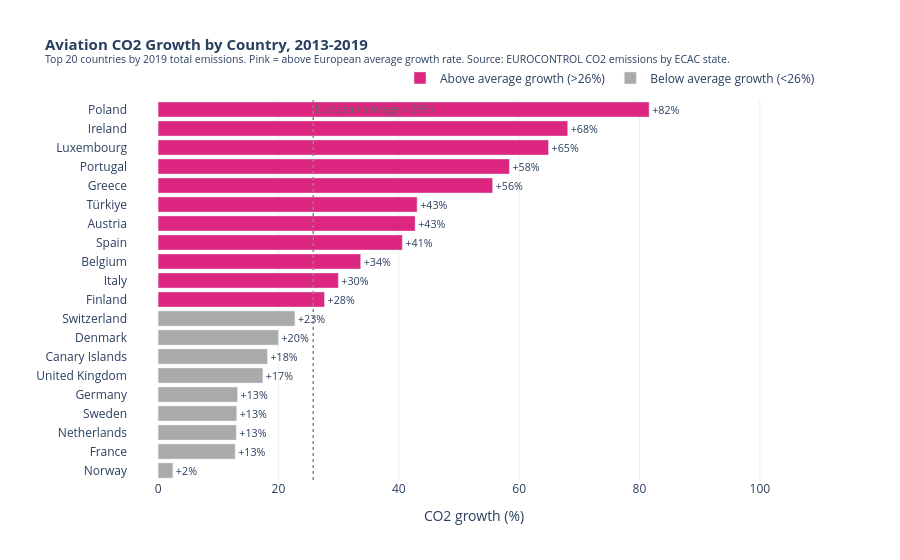

Notebook code for this chart:
### Markdown cell above
**Figure 5 - European Aviation CO2: Total and Per Flight, 2010-2025.** The top panel shows total European aviation CO2 year by year as bars. The growth from 163 million tonnes in 2010 to 211 million tonnes in 2019 is visible as a steady climb. Excluding COVID, there is a general upwards trend in the total CO2 output.

The bottom panel is where the story gets more complicated. CO2 per flight movement, shown as a purple line, did not go down. It went from about 19.3 tonnes per departure in 2010 to around 22 tonnes in 2019, and kept rising to 22.8 tonnes by 2025. The Airbus A320neo and Boeing 737 MAX, introduced progressively through this period, burn significantly less fuel per seat than the aircraft they replaced, roughly 15-20% less according to manufacturer data (Peeters et al., 2016). So why did per-flight emissions rise anyway?

Part of the answer is that aircraft got larger on average, meaning more seats and therefore more total fuel per movement even at better efficiency per seat. Part of it is that average route lengths crept upward as airlines added more international destinations. Another part of it is specific to LCCs: the short domestic and European routes they specialise in are the least efficient kind of flying per kilometre. The fuel burned during take-off and climb is roughly the same regardless of whether the flight continues for an hour or four hours. A Ryanair service from London Stansted to Dublin burns almost as much fuel as one to Rome, but covers less than a third of the distance. High frequency on short routes is exactly the operating pattern that keeps CO2 per kilometre high.

The overall conclusion is unambiguous: no decoupling between volume and emissions was happening during the period of LCC growth. Technology improved, but total emissions rose anyway (Lee et al., 2021).

### Argument 2.3 - The countries with the most LCC flight activity grew fastest in both passengers and CO2

The final chart connects both perspectives geographically. It shows how aviation CO2 grew between 2013 and 2019 for the twenty largest emitting states in Europe. By placing this alongside Figure 3, the countries with the highest LCC flight activity can be seen to have grown fastest in both passenger numbers and emissions simultaneously.

### Code cell
# Build country-level CO2 for 2013 and 2019
co2_country = (
    co2_clean[co2_clean['YEAR'].isin([2013, 2019])]
    .groupby(['STATE_NAME', 'YEAR'], as_index=False)['CO2_QTY_TONNES']
    .sum()
)
co2_piv = co2_country.pivot(index='STATE_NAME', columns='YEAR', values='CO2_QTY_TONNES').reset_index()
co2_piv.columns = ['country', 'co2_2013', 'co2_2019']
co2_piv.dropna(inplace=True)
co2_piv['growth_pct'] = (co2_piv['co2_2019'] / co2_piv['co2_2013'] - 1) * 100
co2_piv['co2_2019_Mt'] = co2_piv['co2_2019'] / 1e6

# Keep top 20 by 2019 absolute emissions and sort by growth %
top20 = co2_piv.nlargest(20, 'co2_2019_Mt').sort_values('growth_pct', ascending=True)

# Colour: above European average growth = pink (CO2 colour), below = grey
eu_avg_growth = (co2_piv['co2_2019'].sum() / co2_piv['co2_2013'].sum() - 1) * 100
bar_colors = [COL_CO2 if g >= eu_avg_growth else COL_GREY for g in top20['growth_pct']]

fig6 = go.Figure()

fig6.add_trace(go.Bar(
    x=top20['growth_pct'],
    y=top20['country'].str.title(),
    orientation='h',
    marker_color=bar_colors,
    text=[f'+{v:.0f}%' if v >= 0 else f'{v:.0f}%' for v in top20['growth_pct']],
    textposition='outside',
    hovertemplate=(
        '<b>%{y}</b><br>'
        'CO2 growth 2013-2019: %{x:.1f}%<extra></extra>'
    ),
    cliponaxis=False,
    showlegend=False,
    name=''
))

fig6.add_vline(
    x=eu_avg_growth, line_dash='dot', line_color='#888888', line_width=1.5,
    annotation_text=f'European average (+{eu_avg_growth:.0f}%)',
    annotation_position='top right',
    annotation_font=dict(size=10, color='#666666')
)

# Dummy traces for legend
fig6.add_trace(go.Bar(
    x=[None], y=[None], orientation='h',
    marker_color=COL_CO2,
    name=f'Above average growth (>{eu_avg_growth:.0f}%)'
))
fig6.add_trace(go.Bar(
    x=[None], y=[None], orientation='h',
    marker_color=COL_GREY,
    name=f'Below average growth (<{eu_avg_growth:.0f}%)'
))

fig6.update_layout(
    title=dict(
        text=(
            '<b>Aviation CO2 Growth by Country, 2013-2019</b><br>'
            '<sup>Top 20 countries by 2019 total emissions. '
            'Pink = above European average growth rate. '
            'Source: EUROCONTROL CO2 emissions by ECAC state.</sup>'
        ),
        font=dict(size=15)
    ),
    xaxis=dict(
        title='CO2 growth (%)',
        showgrid=True, gridcolor=COL_GRID,
        range=[-5, 110]
    ),
    yaxis=dict(title='', automargin=True),
    height=560,
    plot_bgcolor='white',
    paper_bgcolor='white',
    margin=dict(r=80),
    legend=dict(orientation='h', yanchor='bottom', y=1.02, xanchor='right', x=1)
)
fig6.show()

print(f"European average CO2 growth 2013-2019: +{eu_avg_growth:.1f}%")
above = top20[top20['growth_pct'] >= eu_avg_growth]['country'].tolist()
print(f"Countries above average: {above}")

### Figure 1 — Plotly figure (JSON) as saved in the notebook; plotly's stock layout.template omitted (floating-point values rounded to 4 significant figures)
{"data": [{"cliponaxis": false, "hovertemplate": "<b>%{y}</b><br>CO2 growth 2013-2019: %{x:.1f}%<extra></extra>", "marker": {"color": ["#AAAAAA", "#AAAAAA", "#AAAAAA", "#AAAAAA", "#AAAAAA", "#AAAAAA", "#AAAAAA", "#AAAAAA", "#AAAAAA", "#DC267F", "#DC267F", "#DC267F", "#DC267F", "#DC267F", "#DC267F", "#DC267F", "#DC267F", "#DC267F", "#DC267F", "#DC267F"]}, "name": "", "orientation": "h", "showlegend": false, "text": ["+2%", "+13%", "+13%", "+13%", "+13%", "+17%", "+18%", "+20%", "+23%", "+28%", "+30%", "+34%", "+41%", "+43%", "+43%", "+56%", "+58%", "+65%", "+68%", "+82%"], "textposition": "outside", "type": "bar", "x": [2.455, 12.81, 13.0, 13.06, 13.2, 17.4, 18.17, 20.01, 22.73, 27.66, 29.96, 33.67, 40.6, 42.72, 43.05, 55.59, 58.39, 64.89, 68.07, 81.6], "y": ["Norway", "France", "Netherlands", "Sweden", "Germany", "United Kingdom", "Canary Islands", "Denmark", "Switzerland", "Finland", "Italy", "Belgium", "Spain", "Austria", "Türkiye", "Greece", "Portugal", "Luxembourg", "Ireland", "Poland"]}, {"marker": {"color": "#DC267F"}, "name": "Above average growth (>26%)", "orientation": "h", "type": "bar", "x": [null], "y": [null]}, {"marker": {"color": "#AAAAAA"}, "name": "Below average growth (<26%)", "orientation": "h", "type": "bar", "x": [null], "y": [null]}], "layout": {"annotations": [{"font": {"color": "#666666", "size": 10}, "showarrow": false, "text": "European average (+26%)", "x": 25.78, "xanchor": "left", "xref": "x", "y": 1, "yanchor": "top", "yref": "y domain"}], "height": 560, "legend": {"orientation": "h", "x": 1, "xanchor": "right", "y": 1.02, "yanchor": "bottom"}, "margin": {"r": 80}, "paper_bgcolor": "white", "plot_bgcolor": "white", "shapes": [{"line": {"color": "#888888", "dash": "dot", "width": 1.5}, "type": "line", "x0": 25.78, "x1": 25.78, "xref": "x", "y0": 0, "y1": 1, "yref": "y domain"}], "title": {"font": {"size": 15}, "text": "<b>Aviation CO2 Growth by Country, 2013-2019</b><br><sup>Top 20 countries by 2019 total emissions. Pink = above European average growth rate. Source: EUROCONTROL CO2 emissions by ECAC state.</sup>"}, "xaxis": {"gridcolor": "#eeeeee", "range": [-5, 110], "showgrid": true, "title": {"text": "CO2 growth (%)"}}, "yaxis": {"automargin": true, "title": {"text": ""}}}}
